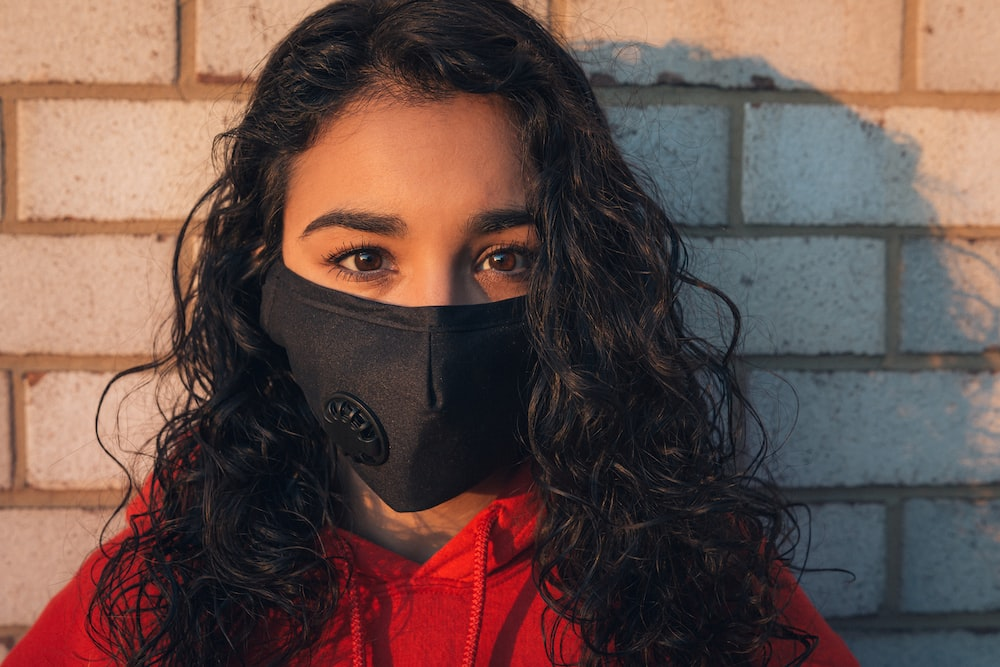
#> input picture maskgirl.jpg, 1000 x 667 px
$ python face_detect.py
#> lines starting #> are read from the running program, lines starting #| are printed output that depends on the picture; after the words box and inside, x2 and y2 are one past the last pixel; in counts of white or black regions, pixels touching at a corner belong together
import cv2

img = cv2.imread("maskgirl.jpg")
#> img is the input picture: shape (667, 1000, 3); mean B, G, R 75, 81.1, 105

gray= cv2.cvtColor(img, cv2.COLOR_BGR2GRAY)
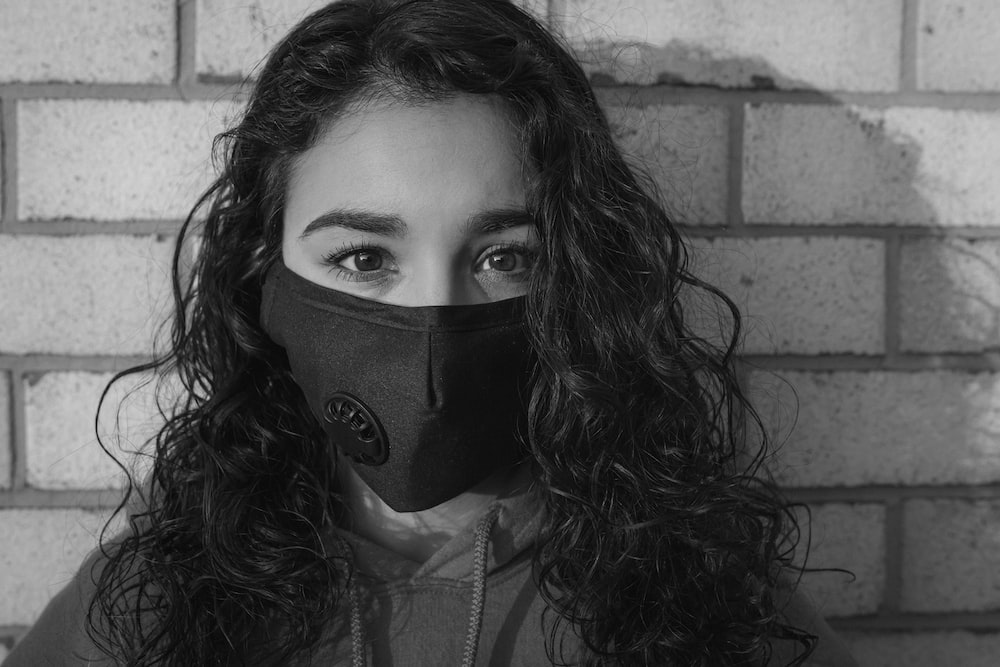
#> gray: shape (667, 1000); min 0, max 234, mean 87.6

face_cascade = cv2.CascadeClassifier('haarcascade_frontalface_default.xml')

faces = face_cascade.detectMultiScale(gray)
#> faces = [[622, 187, 123, 123], [743, 444, 161, 161], [250, 98, 356, 356]]
print(faces)
#| [[622 187 123 123]
#|  [743 444 161 161]
#|  [250  98 356 356]]

for (x,y,w,h) in faces:
       cv2.rectangle(img,(x,y),(x+w,y+h),(255,0,0),2)
#> this loop made 3 passes
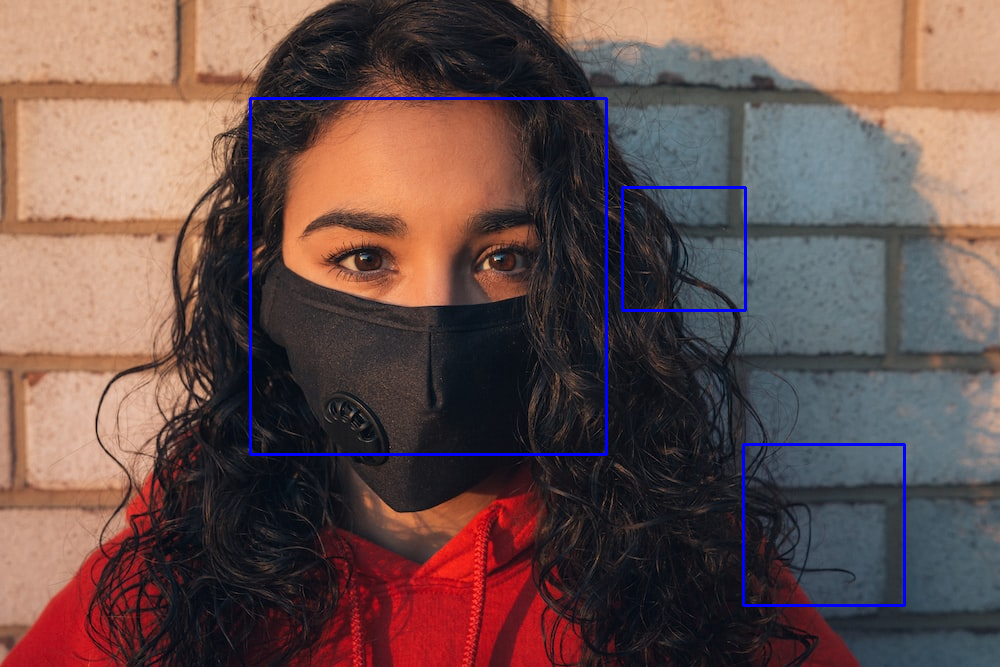
#> img: shape (667, 1000, 3); 1.15% of pixels changed, all inside (x1, y1, x2, y2) = (249, 97, 906, 607)

cv2.imshow('img',img)
cv2.waitKey(0)
